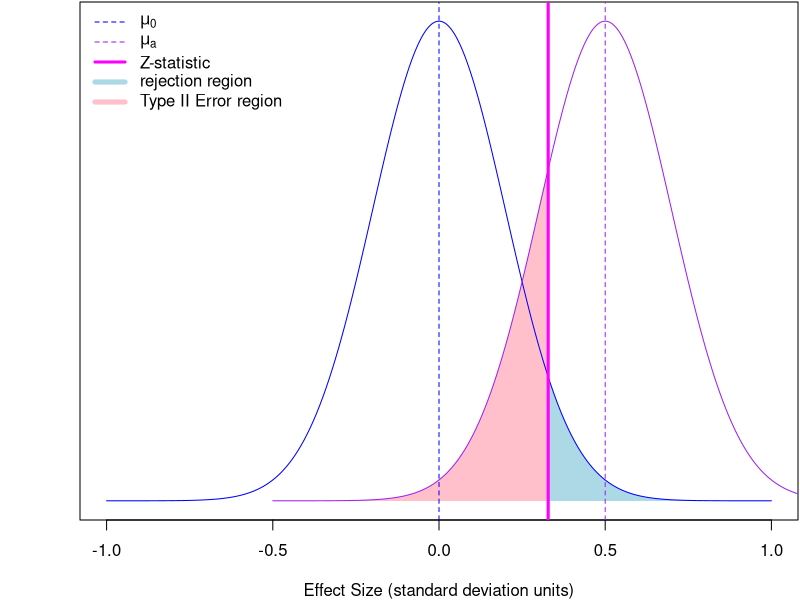

R code for this plot:
## ---- chunk 1
library(pwr); inDelta <- 0.5; inSig.level <- 0.05; inPower <- 0.8; inAlt <- "greater"
# return the sample size for each group, then plot (plot code echo = FALSE)
(n <- pwr.t.test(d = inDelta, sig = inSig.level, p = inPower, alt = inAlt)$n/2)
## ---- chunk 2
st.err <- 1/sqrt(n)
x <- seq(-1, 1, length.out = 1000)
x_null_reject <- x[x > st.err * qnorm(1 - inSig.level)]
x_alt_beta <- x[x < st.err * qnorm(1 - inPower)] + inDelta

par(mar = c(4, 4, .1, .1))
plot(x
          , dnorm(x, sd = st.err)
          , type = "n"
          , ylab = ""
          , yaxt = "n"
          , xlab = "Effect Size (standard deviation units)")
polygon(c(x_alt_beta[length(x_alt_beta)],x_alt_beta)
          , c(0, dnorm(x_alt_beta, mean = inDelta, sd = st.err))
          , col = "pink"
          , border = "transparent")
polygon(c(x_null_reject[1],x_null_reject)
          , c(0, dnorm(x_null_reject, sd = st.err))
          , col = "light blue"
          , border = "transparent")
points(x
          , dnorm(x, sd = st.err)
          , type = "l"
          , col = "blue")
points(x + inDelta
          , dnorm(x, sd = st.err)
          , type = "l"
          , col = "purple")
abline(v = st.err * qnorm(1 - inSig.level)
          , lwd = 3
          , col = "magenta")
abline(v = 0
          , lwd = 1
          , lty = 2
          , col = "blue")
abline(v = inDelta
          , lwd = 1
          , lty = 2
          , col = "purple")
legend("topleft"
       , legend = c(expression(mu[0])
          , expression(mu[a])
          , "Z-statistic"
          , "rejection region"
          , "Type II Error region")
       , lty = c(2, 2, 1, 1, 1)
       , lwd = c(1, 1, 3, 5, 5)
       , col = c("blue", "purple", "magenta", "light blue", "pink")
       , bty = "n")
